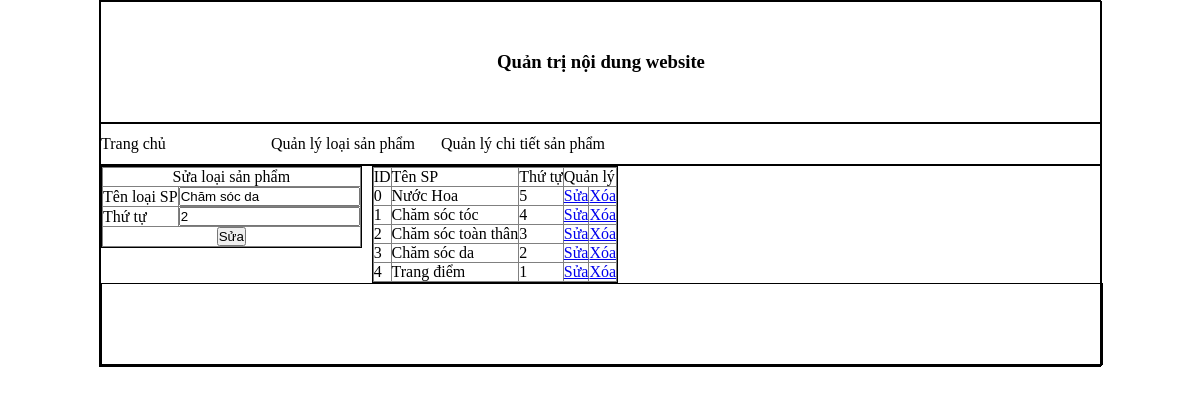
/admincp/index.php?quanly=quanlyloaisp&ac=sua&id=22, run on the app's committed database.
### tables this page shows
CREATE TABLE `loaisp` (
  `id_loaisp` int(11) NOT NULL,
  `tenloaisp` varchar(255) NOT NULL,
  `thutu` int(100) NOT NULL
);

### admincp/modules/quanlyloaisp/lietke.php (the view)
<?php
	$sql="Select * from loaisp order by id_loaisp desc";
	$run=mysql_query($sql);
?>
<table width="100%" border="1">
	<tr>
		<td>ID</td>
		<td>Tên SP</td>
		<td>Thứ tự</td>
		<td colspan="2">Quản lý</td>
	</tr>
	<?php
		$i=0;
		while ($dong=mysql_fetch_array($run)) {
	?>
	<tr>
		<td><?php echo $i; ?></td>
		<td><?php echo $dong['tenloaisp'] ?></td>
		<td><?php echo $dong['thutu']?></td>
		<td><a href="index.php?quanly=quanlyloaisp&ac=sua&id=<?php echo $dong['id_loaisp']?>">Sửa</a></td>
		<td><a href="modules/quanlyloaisp/xuly.php/?id=<?php echo $dong['id_loaisp'] ?>">Xóa</a></td>
	</tr>
	<?php
		$i++;
		}
	?>
</table>

### admincp/modules/quanlyloaisp/sua.php
<?php
	$sql="select * from loaisp where id_loaisp=$_GET[id]";
	$run=mysql_query($sql);
	$dong=mysql_fetch_array($run);
?>
<form action="modules/quanlyloaisp/xuly.php?id=<?php echo $dong['id_loaisp'] ?>" method="post" enctype="multipart/form-data">
<table width="100%" border="1">
	<tr>
		<td colspan="2"><div align="center">Sửa loại sản phẩm</div></td>
	</tr>
	<tr>
		<td>Tên loại SP</td>
		<td><input type="text" name="tenloaisp" value="<?php echo $dong['tenloaisp'] ?>"></td>
	</tr>
	<tr>
		<td>Thứ tự</td>
		<td><input type="text" name="thutu" value="<?php echo $dong['thutu'] ?>"></td>
	</tr>
	<tr>
		<td colspan="2"><div align="center">
			<input type="submit" name="sua" id="sua" value="Sửa">
		</div></td>
	</tr>
</table>
</form>

### admincp/style/css.css (style rules this page uses)
table { border-collapse: collapse; }
* { padding: 0; margin: 0; }

### data on the page
loaisp: tenloaisp "Chăm sóc da", thutu "2"
loaisp: tenloaisp "Nước Hoa", thutu "5"
loaisp: tenloaisp "Chăm sóc tóc", thutu "4"
loaisp: tenloaisp "Chăm sóc toàn thân", thutu "3"
loaisp: tenloaisp "Trang điểm", thutu "1"
